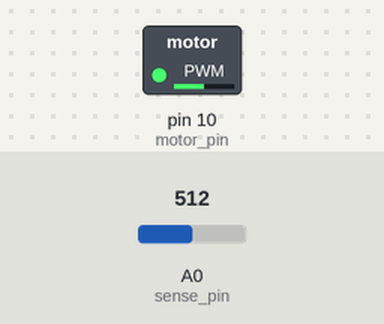
Bench run of a sketch on a simulated Arduino Uno, built with avr-gcc and run on an emulated ATmega328P. On the bench: switched loads named in the sketch (green lamp = pin HIGH). The inputs (shaded band) are chosen by the test bench; at power-on: A0 (sense_pin) = 512.

Above: at 1.2 s.
1.3 s: A0 (sense_pin) set to 716
At 2.1 s:
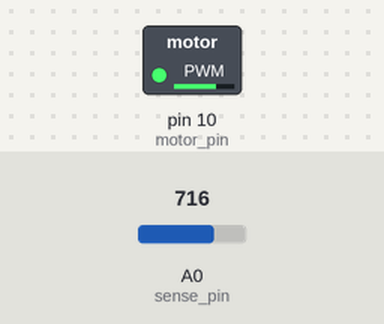
2.8 s: A0 (sense_pin) set to 900
At 3.2 s:
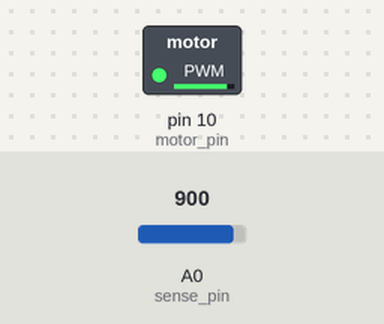
4.3 s: A0 (sense_pin) set to 245
At 5.5 s:
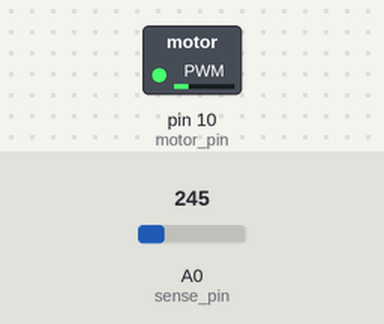
5.8 s: A0 (sense_pin) set to 0
At 6.7 s:
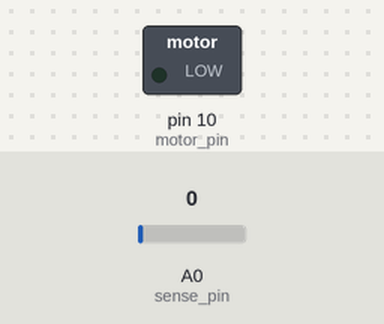
7.3 s: A0 (sense_pin) set to 511
At 7.8 s:
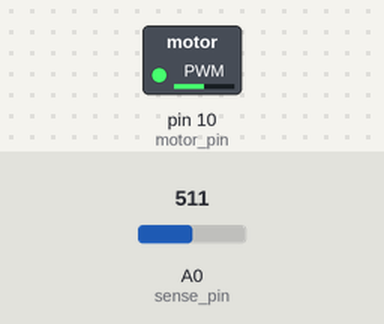
Timing chart, 0 to 9.8 s (numbered marks = the images above; inputs shaded):
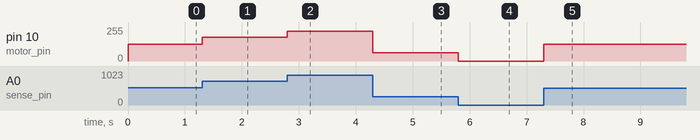

The sketch:

Lab_2_2.ino
```cpp
//////////   Hardware setup  /////////////////////////////////

// pin10 --> 330 ohm resistor --> transistor base
// transistor emitter --> ground
// 5V --> motor --> transistor collector
// 5V --> diode cathode --> diode anode --> transistor collector

// pinA0 --> middle potentiometer pin
// 5V --> outer potentiometer pin 1
// outer potentiometer pin 2 --> ground


//////////  Software  /////////////////////////////////////////

// set pin variables for simplicity
byte motor_pin = 10;
byte sense_pin = A0;

// test what the possible min and max sensor readings could be and insert
int min_sensor_value = 0;
int max_sensor_value = 1023;

int min_motor_speed = 0;
int max_motor_speed = 255;

byte motor_speed = 0;

void setup() {

  // uncomment the Serial.print lines to print motor speed.
  //Serial.begin(9600);

  // outputs
  pinMode(motor_pin, OUTPUT);

  // set all pins low to start
  digitalWrite(motor_pin, LOW);
}

void loop() {
  // scale the sensor reading to the min and max delay times using the map() function
  motor_speed = map(analogRead(sense_pin), min_sensor_value, max_sensor_value, min_motor_speed, max_motor_speed);

  // uncomment the Serial.print lines to print motor speed.
  //Serial.print("mtor_speed = ");
  //Serial.println(motor_speed);

  // set motor PWM to motor_speed
  analogWrite(motor_pin, motor_speed);
}
```

Measured:
- after the input at 1.3 s, pin 10 (motor_pin): 127/255 → 178/255 at once
- after the input at 2.8 s, pin 10 (motor_pin): 178/255 → 224/255 at once
- after the input at 4.3 s, pin 10 (motor_pin): 224/255 → 61/255 at once
- after the input at 5.8 s, pin 10 (motor_pin): 61/255 → 0/255 at once
- after the input at 7.3 s, pin 10 (motor_pin): 0/255 → 127/255 at once
